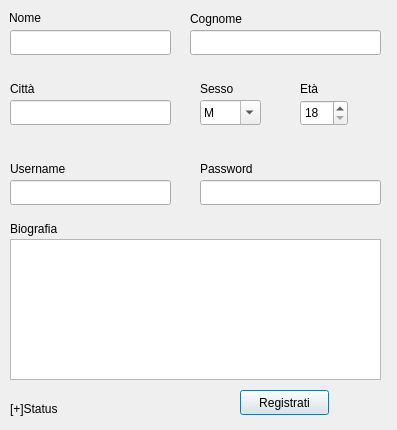
<?xml version="1.0" encoding="UTF-8"?>
<ui version="4.0">
 <class>Registration</class>
 <widget class="QDialog" name="Registration">
  <property name="geometry">
   <rect>
    <x>0</x>
    <y>0</y>
    <width>397</width>
    <height>430</height>
   </rect>
  </property>
  <property name="windowTitle">
   <string>User Registration</string>
  </property>
  <widget class="QLabel" name="label_3">
   <property name="geometry">
    <rect>
     <x>10</x>
     <y>80</y>
     <width>33</width>
     <height>17</height>
    </rect>
   </property>
   <property name="text">
    <string>Città</string>
   </property>
  </widget>
  <widget class="QLabel" name="label_4">
   <property name="geometry">
    <rect>
     <x>200</x>
     <y>80</y>
     <width>39</width>
     <height>17</height>
    </rect>
   </property>
   <property name="text">
    <string>Sesso</string>
   </property>
  </widget>
  <widget class="QLabel" name="label_5">
   <property name="geometry">
    <rect>
     <x>300</x>
     <y>80</y>
     <width>67</width>
     <height>17</height>
    </rect>
   </property>
   <property name="text">
    <string>Età</string>
   </property>
  </widget>
  <widget class="QLineEdit" name="text_country">
   <property name="geometry">
    <rect>
     <x>10</x>
     <y>100</y>
     <width>161</width>
     <height>25</height>
    </rect>
   </property>
  </widget>
  <widget class="QLabel" name="label">
   <property name="geometry">
    <rect>
     <x>9</x>
     <y>9</y>
     <width>42</width>
     <height>17</height>
    </rect>
   </property>
   <property name="text">
    <string>Nome</string>
   </property>
  </widget>
  <widget class="QLineEdit" name="text_name">
   <property name="geometry">
    <rect>
     <x>10</x>
     <y>30</y>
     <width>161</width>
     <height>25</height>
    </rect>
   </property>
  </widget>
  <widget class="QLabel" name="label_2">
   <property name="geometry">
    <rect>
     <x>190</x>
     <y>10</y>
     <width>66</width>
     <height>17</height>
    </rect>
   </property>
   <property name="text">
    <string>Cognome</string>
   </property>
  </widget>
  <widget class="QLineEdit" name="text_surname">
   <property name="geometry">
    <rect>
     <x>190</x>
     <y>30</y>
     <width>191</width>
     <height>25</height>
    </rect>
   </property>
   <property name="maxLength">
    <number>32767</number>
   </property>
  </widget>
  <widget class="QComboBox" name="comboBox_sex">
   <property name="geometry">
    <rect>
     <x>200</x>
     <y>100</y>
     <width>61</width>
     <height>25</height>
    </rect>
   </property>
   <property name="editable">
    <bool>true</bool>
   </property>
   <item>
    <property name="text">
     <string>M</string>
    </property>
   </item>
   <item>
    <property name="text">
     <string>F</string>
    </property>
   </item>
  </widget>
  <widget class="QSpinBox" name="spinBox_age">
   <property name="geometry">
    <rect>
     <x>300</x>
     <y>100</y>
     <width>48</width>
     <height>26</height>
    </rect>
   </property>
   <property name="minimum">
    <number>18</number>
   </property>
   <property name="maximum">
    <number>90</number>
   </property>
  </widget>
  <widget class="QLineEdit" name="text_username">
   <property name="geometry">
    <rect>
     <x>10</x>
     <y>180</y>
     <width>161</width>
     <height>25</height>
    </rect>
   </property>
  </widget>
  <widget class="QLineEdit" name="text_password">
   <property name="geometry">
    <rect>
     <x>200</x>
     <y>180</y>
     <width>181</width>
     <height>25</height>
    </rect>
   </property>
  </widget>
  <widget class="QTextEdit" name="text_biography">
   <property name="geometry">
    <rect>
     <x>10</x>
     <y>239</y>
     <width>371</width>
     <height>141</height>
    </rect>
   </property>
  </widget>
  <widget class="QPushButton" name="pushButton_signup">
   <property name="geometry">
    <rect>
     <x>240</x>
     <y>390</y>
     <width>89</width>
     <height>25</height>
    </rect>
   </property>
   <property name="text">
    <string>Registrati</string>
   </property>
  </widget>
  <widget class="QLabel" name="label_6">
   <property name="geometry">
    <rect>
     <x>10</x>
     <y>160</y>
     <width>71</width>
     <height>17</height>
    </rect>
   </property>
   <property name="text">
    <string>Username</string>
   </property>
  </widget>
  <widget class="QLabel" name="label_7">
   <property name="geometry">
    <rect>
     <x>200</x>
     <y>160</y>
     <width>67</width>
     <height>17</height>
    </rect>
   </property>
   <property name="text">
    <string>Password</string>
   </property>
  </widget>
  <widget class="QLabel" name="label_8">
   <property name="geometry">
    <rect>
     <x>10</x>
     <y>220</y>
     <width>67</width>
     <height>17</height>
    </rect>
   </property>
   <property name="text">
    <string>Biografia</string>
   </property>
  </widget>
  <widget class="QLabel" name="label_conn_status">
   <property name="geometry">
    <rect>
     <x>10</x>
     <y>400</y>
     <width>191</width>
     <height>17</height>
    </rect>
   </property>
   <property name="text">
    <string>[+]Status</string>
   </property>
  </widget>
 </widget>
 <resources/>
 <connections/>
</ui>
